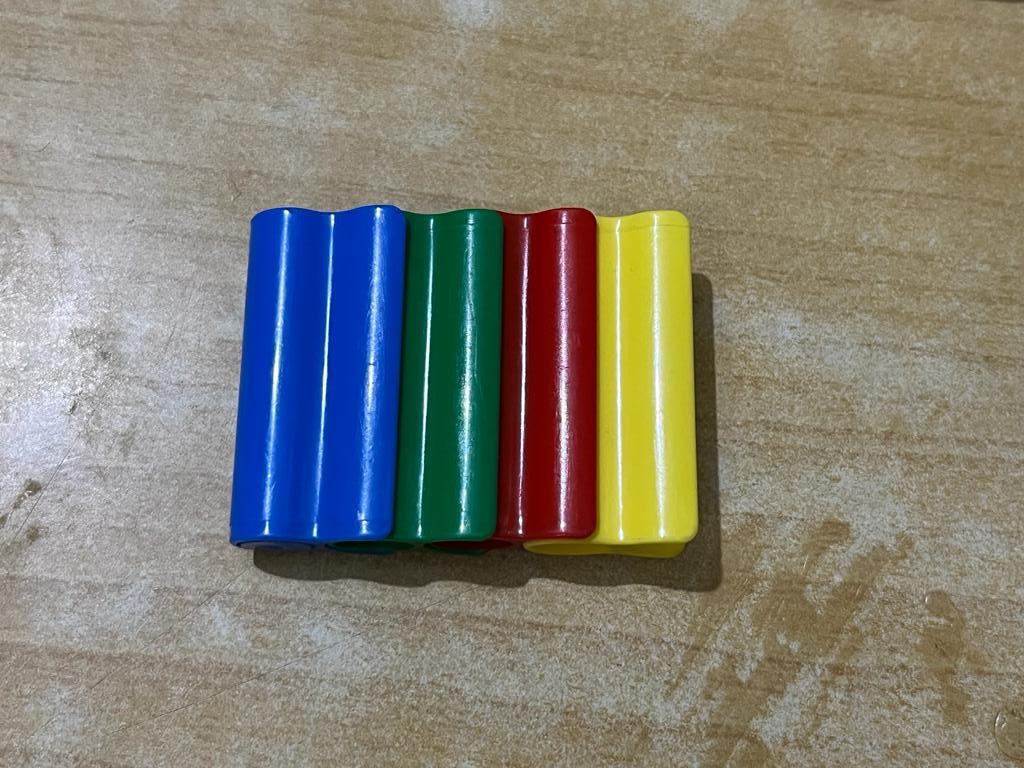
#> input picture Colors.jpeg, 1024 x 768 px, given in place of the camera
$ python Color_Picker.py
#> lines starting #> are read from the running program, lines starting #| are printed output that depends on the picture; after the words box and inside, x2 and y2 are one past the last pixel; in counts of white or black regions, pixels touching at a corner belong together
import cv2
import numpy as np

frameWidth = 480
frameHeight = 150
cap = cv2.VideoCapture(1)
cap.set(3,frameWidth)
cap.set(4,frameHeight)
cap.set(10,150)


def empty(a):
    pass


cv2.namedWindow("HSV")
cv2.resizeWindow("HSV",640,240)
cv2.createTrackbar("Hue Min","HSV",0,179,empty)
#> slider 'Hue Min' is set to 35
cv2.createTrackbar("Sat Min","HSV",0,255,empty)
#> slider 'Sat Min' is set to 51
cv2.createTrackbar("Val Min","HSV",0,255,empty)
#> slider 'Val Min' is set to 51
cv2.createTrackbar("Hue Max","HSV",179,179,empty)
cv2.createTrackbar("Sat Max","HSV",255,255,empty)
cv2.createTrackbar("Val Max","HSV",255,255,empty)


while True:
    success, img = cap.read()
#> img is the input picture: shape (768, 1024, 3); mean B, G, R 117.7, 129, 131.2
    imgHSV = cv2.cvtColor(img, cv2.COLOR_BGR2HSV)
#> imgHSV: shape (768, 1024, 3); mean H, S, V 41.5, 78.2, 145.7

    h_min = cv2.getTrackbarPos("Hue Min", "HSV")
    h_max = cv2.getTrackbarPos("Hue Max", "HSV")
    s_min = cv2.getTrackbarPos("Sat Min", "HSV")
    s_max = cv2.getTrackbarPos("Sat Max", "HSV")
    v_min = cv2.getTrackbarPos("Val Min", "HSV")
    v_max = cv2.getTrackbarPos("Val Max", "HSV")
    print(h_min,s_min,v_min,h_max,s_max,v_max)

    lower = np.array([h_min, s_min, v_min])
    upper = np.array([h_max, s_max, v_max])
    mask = cv2.inRange(imgHSV, lower, upper)
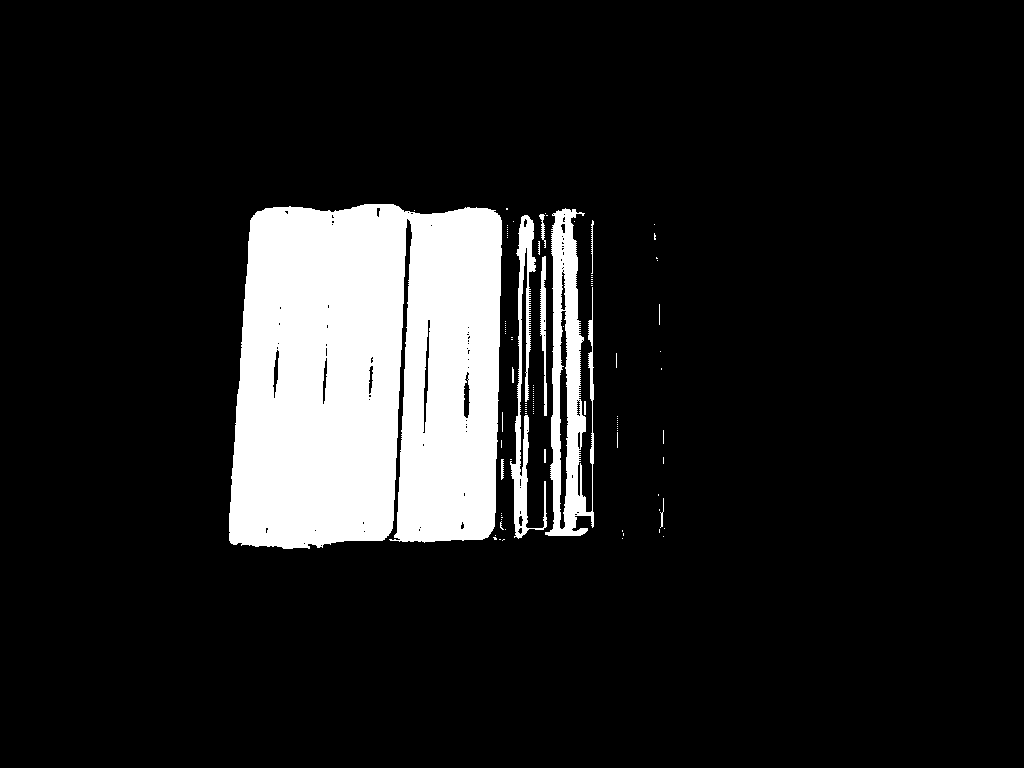
#> mask: shape (768, 1024); 12.3% white; 102 white regions (88 under 20 px), largest, box (x1, y1, x2, y2) and area: (229, 204, 502, 549) 84381, (545, 208, 594, 536) 8060, (510, 215, 547, 539) 3190
    result = cv2.bitwise_and(img, img, mask=mask)
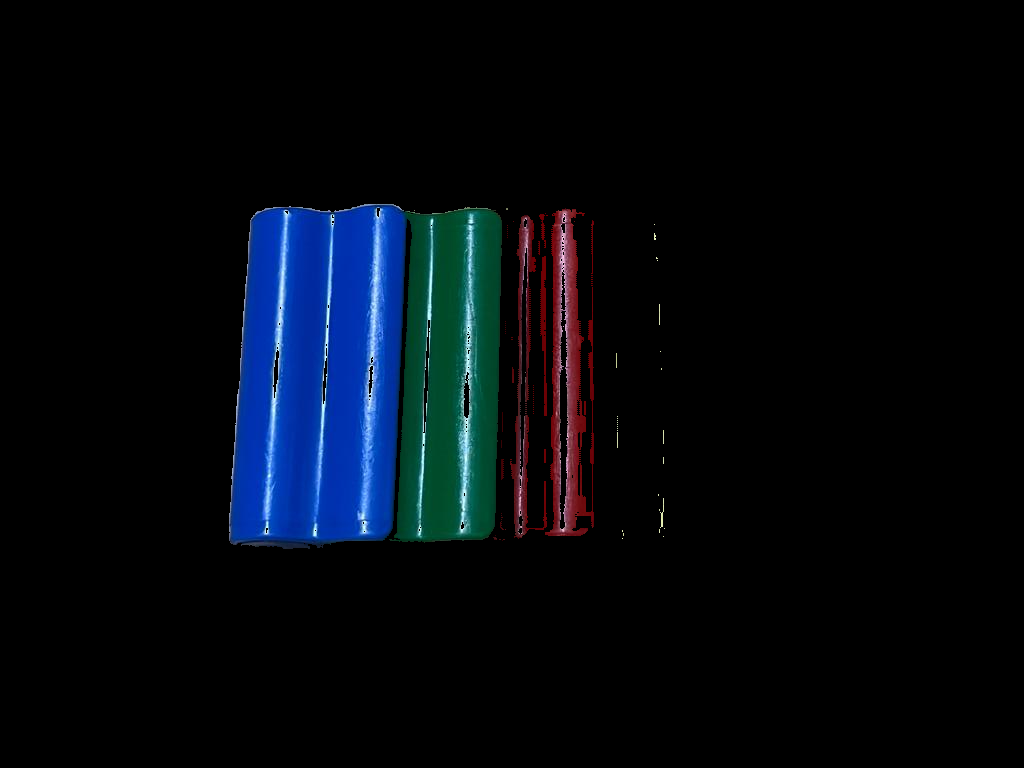
#> result: shape (768, 1024, 3); mean B, G, R 15.4, 8.7, 3.6

    mask = cv2.cvtColor(mask, cv2.COLOR_GRAY2BGR)
    hStack = np.hstack([img,imgHSV])
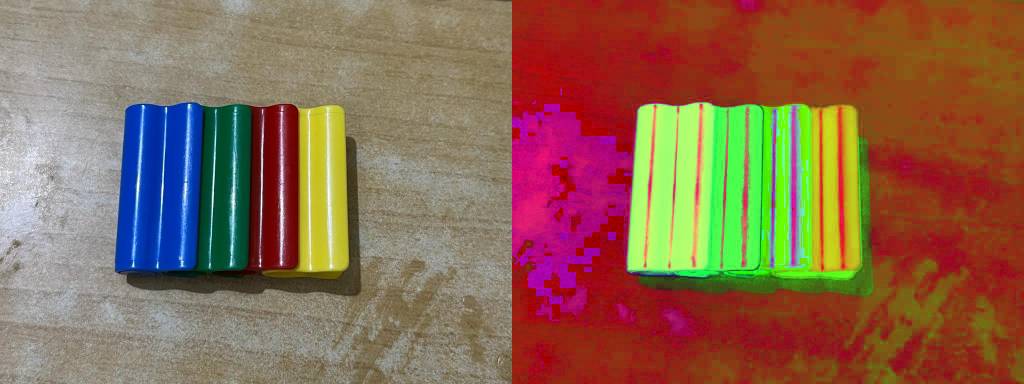
#> hStack: shape (768, 2048, 3) (shown at 1/2 size); mean B, G, R 79.6, 103.6, 138.5
    hStack1 = np.hstack([mask,result])
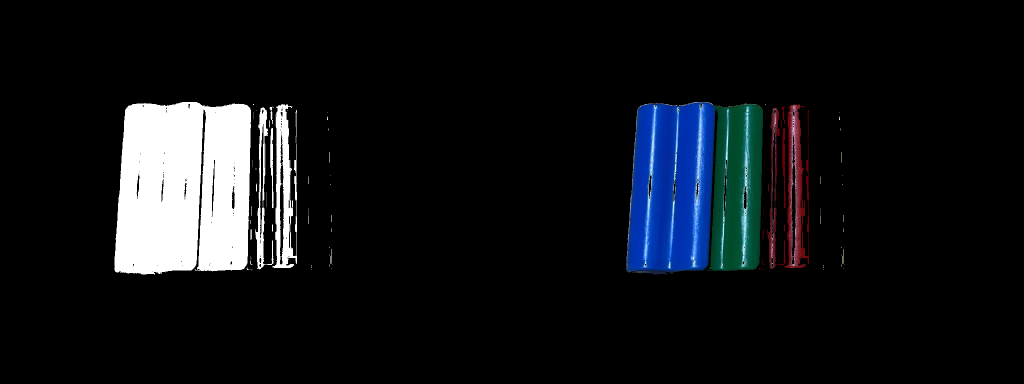
#> hStack1: shape (768, 2048, 3) (shown at 1/2 size); mean B, G, R 23.4, 20, 17.5
    vStack = np.vstack([hStack,hStack1])
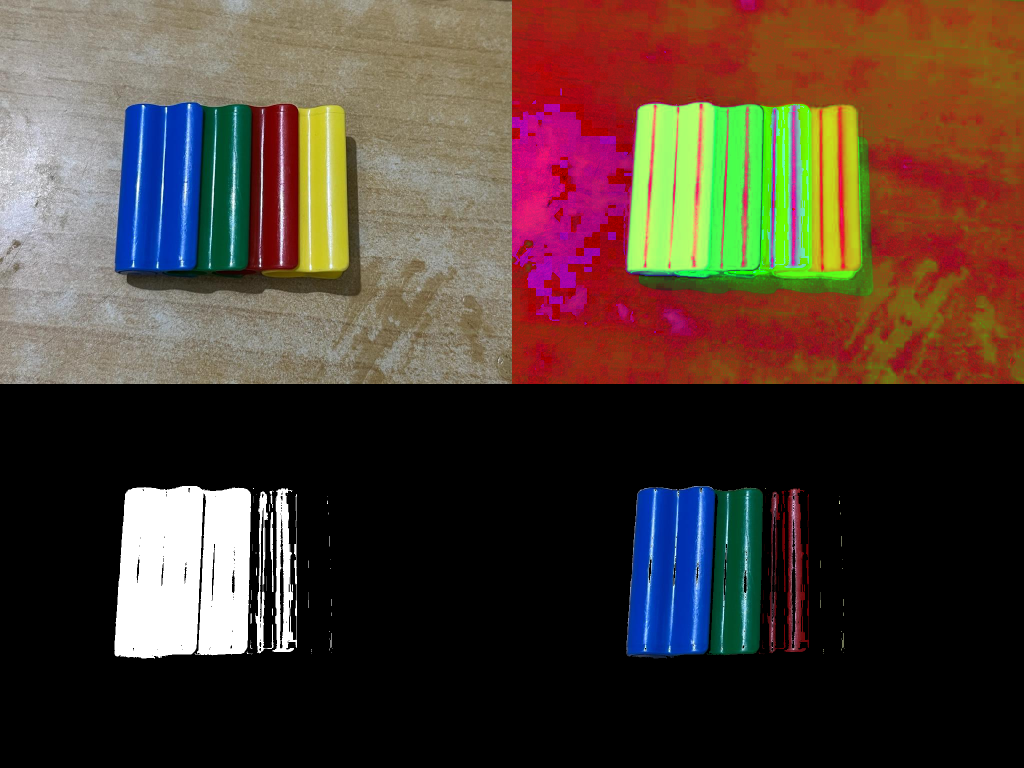
#> vStack: shape (1536, 2048, 3) (shown at 1/2 size); mean B, G, R 51.5, 61.8, 78
    # [4 lines of commented-out code are left out]

    cv2.imshow("Result",vStack)
    if cv2.waitKey(1) & 0xFF == ord('q'):
#> (key q is pressed here)
        break
